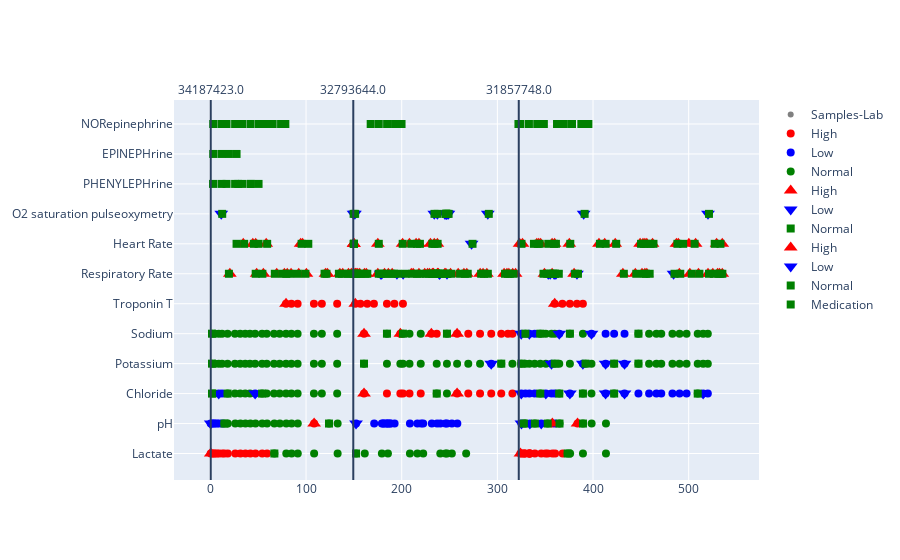

The cell this chart's notebook holds for it:
### Code cell
# plot the data
fig = go.Figure()
df_con = df_con.sort_values(by=['time_grid_abs','itemid'])



my_list= [
      # labs
          
          # samples -> gray
          {'type':'lab', 'col':'type', 'val':['lab'], 'sym':'circle', 'size':6, 'color':'gray', 'name':'Samples-Lab', 'showlegend':True}, 

          # samples -> normality 
          {'type':'lab', 'col':'mask', 'val':['H'], 'sym':'circle', 'size':8, 'color':'red', 'name':'High', 'showlegend':True},
          {'type':'lab', 'col':'mask', 'val':['L'], 'sym':'circle', 'size':8, 'color':'blue', 'name':'Low', 'showlegend':True},
          {'type':'lab', 'col':'mask', 'val':['N'], 'sym':'circle', 'size':8, 'color':'green', 'name':'Normal', 'showlegend':True},   

          # events -> normality 
          {'type':'lab', 'col':'change', 'val':['NH','FH'], 'sym':'triangle-up', 'size':12, 'color':'red', 'name':'High', 'showlegend':True},
          {'type':'lab', 'col':'change', 'val':['NL','FL'], 'sym':'triangle-down', 'size':12, 'color':'blue', 'name':'Low', 'showlegend':True},
          {'type':'lab', 'col':'change', 'val':['LN','HN','FN'], 'sym':'square', 'size':8, 'color':'green', 'name':'Normal', 'showlegend':True},   

          
    
      # vitals
            {'type':'vital', 'col':'change', 'val':['NH','FH'], 'sym':'triangle-up', 'size':12, 'color':'red', 'name':'High', 'showlegend':True},
            {'type':'vital', 'col':'change', 'val':['NL','FL'], 'sym':'triangle-down', 'size':12, 'color':'blue', 'name':'Low', 'showlegend':True},
            {'type':'vital', 'col':'change', 'val':['LN','HN','FN'], 'sym':'square', 'size':8, 'color':'green', 'name':'Normal', 'showlegend':True},   
      # meds
          {'type':'med', 'col':'type', 'val':['med'], 'sym':'square', 'size':8, 'color':'green', 'name':'Medication', 'showlegend':True},

           

            
            
            ]
print('# of icu stays: ',len(splits))

for subset in my_list:
  marker=dict(symbol=subset['sym'], size=subset['size'], color=subset['color'])

  q= (df_con.type==subset['type']) & (df_con[subset['col']].isin(subset['val']))
  df_temp = df_con[q]
  fig = fig.add_trace(go.Scatter(x = df_temp["time_grid_abs"],
                                  y = df_temp["label"], mode = 'markers', marker = marker,
                                  name = subset['name'],
                                  showlegend = subset['showlegend']))
  print("avg # of events for ",subset['type'],subset['val'],len(df_temp)/len(splits))



    
for index, row in splits.iterrows():
    # print(row['time_grid_abs'])
    # print(row.tid)
    _ = fig.add_vline(x=row['time_grid_abs'], annotation_text = row['tid'], annotation_position="top",)


from plotly.graph_objs import Layout

layout = Layout(
    paper_bgcolor='rgba(0,0,0,0)',
    plot_bgcolor='rgba(0,0,0,0)'
)


# fig.update_layout({'paper_bgcolor' : 'rgba(0,0,0,0)','plot_bgcolor' : 'rgba(0,0,0,0)'})

fig.show()
fig.write_html(ADD_DATA+'temp.html')

### Figure 1 — Plotly figure (JSON) as saved in the notebook; plotly's stock layout.template omitted (floating-point values rounded to 4 significant figures; data arrays with more than 128 entries replaced by an {"elided": "..."} marker saying what was removed)
{"data": [{"marker": {"color": "gray", "size": 6, "symbol": "circle"}, "mode": "markers", "name": "Samples-Lab", "showlegend": true, "type": "scatter", "x": {"elided": "312 float values"}, "y": {"elided": "312 str values"}}, {"marker": {"color": "red", "size": 8, "symbol": "circle"}, "mode": "markers", "name": "High", "showlegend": true, "type": "scatter", "x": [0.3575, 1.741, 3.408, 4.657, 6.824, 8.991, 12.36, 14.69, 18.21, 25.99, 31.39, 36.64, 41.77, 47.17, 54.16, 59.22, 79.06, 84.66, 91.17, 108.2, 108.4, 116.5, 132.5, 151.5, 156.9, 160.6, 160.6, 164.0, 171.0, 184.6, 184.6, 192.3, 198.6, 198.6, 201.3, 201.3, 208.2, 219.9, 231.0, 236.6, 257.9, 257.9, 269.6, 269.6, 281.9, 281.9, 293.6, 293.6, 304.1, 304.1, 311.1, 315.7, 315.7, 324.2, 325.2, 327.7, 327.9, 329.4, 333.2, 333.3, 334.0, 334.1, 339.2, 345.9, 350.2, 352.6, 357.5, 357.5, 360.0, 360.4, 368.0, 368.2, 375.8, 383.2, 383.9, 389.4], "y": ["Lactate", "Lactate", "Lactate", "Lactate", "Lactate", "Lactate", "Lactate", "Lactate", "Lactate", "Lactate", "Lactate", "Lactate", "Lactate", "Lactate", "Lactate", "Lactate", "Troponin T", "Troponin T", "Troponin T", "Troponin T", "pH", "Troponin T", "Troponin T", "Troponin T", "Troponin T", "Chloride", "Sodium", "Troponin T", "Troponin T", "Chloride", "Troponin T", "Troponin T", "Chloride", "Sodium", "Chloride", "Troponin T", "Chloride", "Chloride", "Sodium", "Sodium", "Chloride", "Sodium", "Chloride", "Sodium", "Chloride", "Sodium", "Chloride", "Sodium", "Chloride", "Sodium", "Sodium", "Chloride", "Sodium", "Lactate", "Lactate", "Lactate", "Lactate", "Lactate", "Lactate", "Lactate", "Lactate", "Lactate", "Lactate", "Lactate", "Lactate", "Lactate", "Lactate", "pH", "Troponin T", "Lactate", "Troponin T", "Lactate", "Troponin T", "Troponin T", "pH", "Troponin T"]}, {"marker": {"color": "blue", "size": 8, "symbol": "circle"}, "mode": "markers", "name": "Low", "showlegend": true, "type": "scatter", "x": [0.3575, 1.741, 3.408, 4.657, 6.824, 8.724, 8.991, 12.14, 12.36, 46.77, 152.3, 171.2, 179.3, 180.5, 181.6, 183.7, 185.2, 185.6, 187.8, 188.5, 192.6, 208.6, 216.4, 220.3, 222.5, 231.5, 236.9, 240.3, 245.7, 247.4, 252.4, 258.2, 293.6, 325.0, 325.0, 325.2, 329.3, 333.5, 333.5, 334.0, 339.0, 339.0, 345.9, 350.7, 356.6, 356.6, 360.0, 360.4, 364.7, 375.8, 389.4, 398.4, 413.2, 413.2, 413.2, 422.1, 433.0, 433.0, 433.0, 447.5, 458.6, 466.3, 471.4, 483.1, 490.5, 497.8, 515.1, 520.0], "y": ["pH", "pH", "pH", "pH", "pH", "Chloride", "pH", "Chloride", "pH", "Chloride", "pH", "pH", "pH", "pH", "pH", "pH", "pH", "pH", "pH", "pH", "pH", "pH", "pH", "pH", "pH", "pH", "pH", "pH", "pH", "pH", "pH", "pH", "Potassium", "Chloride", "Sodium", "pH", "Chloride", "Chloride", "Sodium", "pH", "Chloride", "Sodium", "pH", "Chloride", "Chloride", "Potassium", "Chloride", "pH", "Sodium", "Chloride", "Potassium", "Sodium", "Chloride", "Potassium", "Sodium", "Sodium", "Chloride", "Potassium", "Sodium", "Chloride", "Chloride", "Chloride", "Chloride", "Chloride", "Chloride", "Chloride", "Chloride", "Chloride"]}, {"marker": {"color": "green", "size": 8, "symbol": "circle"}, "mode": "markers", "name": "Normal", "showlegend": true, "type": "scatter", "x": {"elided": "168 float values"}, "y": {"elided": "168 str values"}}, {"marker": {"color": "red", "size": 12, "symbol": "triangle-up"}, "mode": "markers", "name": "High", "showlegend": true, "type": "scatter", "x": [0.3575, 79.06, 108.4, 151.5, 160.6, 160.6, 198.6, 231.0, 257.9, 257.9, 324.2, 357.5, 360.0, 383.9], "y": ["Lactate", "Troponin T", "pH", "Troponin T", "Chloride", "Sodium", "Sodium", "Sodium", "Chloride", "Sodium", "Lactate", "pH", "Troponin T", "pH"]}, {"marker": {"color": "blue", "size": 12, "symbol": "triangle-down"}, "mode": "markers", "name": "Low", "showlegend": true, "type": "scatter", "x": [0.3575, 8.724, 46.77, 152.3, 293.6, 325.0, 325.0, 325.2, 333.5, 334.0, 345.9, 350.7, 356.6, 364.7, 375.8, 389.4, 398.4, 413.2, 413.2, 433.0, 433.0, 515.1], "y": ["pH", "Chloride", "Chloride", "pH", "Potassium", "Chloride", "Sodium", "pH", "Sodium", "pH", "pH", "Chloride", "Potassium", "Sodium", "Chloride", "Potassium", "Sodium", "Chloride", "Potassium", "Chloride", "Potassium", "Chloride"]}, {"marker": {"color": "green", "size": 8, "symbol": "square"}, "mode": "markers", "name": "Normal", "showlegend": true, "type": "scatter", "x": [1.641, 1.641, 1.641, 14.69, 17.96, 54.01, 66.86, 124.0, 152.3, 160.6, 184.6, 201.3, 236.6, 247.3, 304.1, 325.0, 327.7, 329.3, 339.2, 344.9, 344.9, 352.6, 360.0, 364.7, 365.0, 373.5, 375.8, 389.4, 389.5, 392.2, 422.1, 422.1, 447.5, 447.5, 509.5], "y": ["Chloride", "Potassium", "Sodium", "pH", "Chloride", "Chloride", "Lactate", "pH", "Lactate", "Potassium", "Sodium", "Sodium", "Chloride", "Sodium", "Potassium", "Potassium", "pH", "Sodium", "pH", "Chloride", "Sodium", "pH", "Potassium", "Chloride", "pH", "Lactate", "Sodium", "Chloride", "pH", "Potassium", "Chloride", "Potassium", "Potassium", "Sodium", "Chloride"]}, {"marker": {"color": "red", "size": 12, "symbol": "triangle-up"}, "mode": "markers", "name": "High", "showlegend": true, "type": "scatter", "x": [20.34, 34.34, 44.34, 47.34, 48.34, 55.34, 58.34, 69.34, 77.34, 80.34, 84.34, 92.34, 94.34, 96.34, 100.3, 120.3, 122.3, 135.3, 138.3, 144.3, 147.3, 149.7, 149.7, 149.9, 150.0, 150.0, 151.8, 152.3, 154.0, 156.0, 161.0, 163.0, 175.0, 175.0, 182.0, 186.0, 190.0, 201.0, 208.0, 210.0, 212.0, 215.0, 218.0, 218.0, 224.0, 227.0, 229.0, 230.0, 232.0, 232.8, 233.3, 234.0, 237.3, 237.3, 237.8, 238.3, 245.0, 246.2, 251.0, 259.0, 265.0, 268.0, 282.0, 285.0, 289.0, 307.0, 310.0, 312.0, 316.0, 319.0, 323.2, 326.2, 341.2, 343.2, 345.2, 349.2, 357.2, 357.2, 359.8, 375.2, 380.2, 406.2, 412.2, 423.2, 431.2, 444.2, 449.2, 451.2, 452.2, 454.2, 454.2, 456.2, 456.2, 462.2, 487.2, 489.2, 490.2, 500.2, 501.2, 507.2, 510.2, 520.2, 525.2, 529.2, 530.2, 532.2, 535.1, 535.1], "y": ["Respiratory Rate", "Heart Rate", "Heart Rate", "Heart Rate", "Respiratory Rate", "Respiratory Rate", "Heart Rate", "Respiratory Rate", "Respiratory Rate", "Respiratory Rate", "Respiratory Rate", "Respiratory Rate", "Heart Rate", "Heart Rate", "Respiratory Rate", "Respiratory Rate", "Respiratory Rate", "Respiratory Rate", "Respiratory Rate", "Respiratory Rate", "Respiratory Rate", "Heart Rate", "Respiratory Rate", "Heart Rate", "Heart Rate", "Respiratory Rate", "Respiratory Rate", "Respiratory Rate", "Respiratory Rate", "Respiratory Rate", "Respiratory Rate", "Respiratory Rate", "Heart Rate", "Respiratory Rate", "Respiratory Rate", "Respiratory Rate", "Respiratory Rate", "Heart Rate", "Heart Rate", "Respiratory Rate", "Respiratory Rate", "Heart Rate", "Heart Rate", "Respiratory Rate", "Respiratory Rate", "Respiratory Rate", "Respiratory Rate", "Heart Rate", "Respiratory Rate", "Respiratory Rate", "Respiratory Rate", "Heart Rate", "Heart Rate", "Respiratory Rate", "Respiratory Rate", "Respiratory Rate", "Respiratory Rate", "Respiratory Rate", "Respiratory Rate", "Respiratory Rate", "Respiratory Rate", "Respiratory Rate", "Respiratory Rate", "Respiratory Rate", "Respiratory Rate", "Respiratory Rate", "Respiratory Rate", "Respiratory Rate", "Respiratory Rate", "Respiratory Rate", "Heart Rate", "Heart Rate", "Heart Rate", "Heart Rate", "Heart Rate", "Respiratory Rate", "Heart Rate", "Respiratory Rate", "Heart Rate", "Heart Rate", "Respiratory Rate", "Heart Rate", "Heart Rate", "Heart Rate", "Respiratory Rate", "Respiratory Rate", "Heart Rate", "Respiratory Rate", "Heart Rate", "Heart Rate", "Respiratory Rate", "Heart Rate", "Respiratory Rate", "Heart Rate", "Heart Rate", "Heart Rate", "Respiratory Rate", "Heart Rate", "Respiratory Rate", "Heart Rate", "Respiratory Rate", "Respiratory Rate", "Respiratory Rate", "Heart Rate", "Respiratory Rate", "Respiratory Rate", "Heart Rate", "Respiratory Rate"]}, {"marker": {"color": "blue", "size": 12, "symbol": "triangle-down"}, "mode": "markers", "name": "Low", "showlegend": true, "type": "scatter", "x": [11.34, 149.7, 151.0, 178.0, 179.0, 195.0, 201.5, 234.0, 237.3, 239.3, 239.8, 245.0, 246.2, 246.5, 246.7, 247.4, 247.5, 248.8, 273.0, 290.0, 353.2, 355.3, 359.2, 360.2, 361.2, 383.2, 390.2, 484.2, 520.2], "y": ["O2 saturation pulseoxymetry", "O2 saturation pulseoxymetry", "O2 saturation pulseoxymetry", "Respiratory Rate", "Respiratory Rate", "Respiratory Rate", "Respiratory Rate", "O2 saturation pulseoxymetry", "O2 saturation pulseoxymetry", "Respiratory Rate", "Respiratory Rate", "O2 saturation pulseoxymetry", "O2 saturation pulseoxymetry", "O2 saturation pulseoxymetry", "O2 saturation pulseoxymetry", "Respiratory Rate", "O2 saturation pulseoxymetry", "O2 saturation pulseoxymetry", "Heart Rate", "O2 saturation pulseoxymetry", "Respiratory Rate", "Respiratory Rate", "Respiratory Rate", "Respiratory Rate", "Respiratory Rate", "Respiratory Rate", "O2 saturation pulseoxymetry", "Respiratory Rate", "O2 saturation pulseoxymetry"]}, {"marker": {"color": "green", "size": 8, "symbol": "square"}, "mode": "markers", "name": "Normal", "showlegend": true, "type": "scatter", "x": {"elided": "137 float values"}, "y": {"elided": "137 str values"}}, {"marker": {"color": "green", "size": 8, "symbol": "square"}, "mode": "markers", "name": "Medication", "showlegend": true, "type": "scatter", "x": [2.741, 2.941, 2.941, 11.54, 11.54, 11.54, 16.86, 16.86, 19.34, 25.84, 25.84, 27.34, 29.12, 33.02, 33.02, 41.81, 41.81, 42.34, 50.34, 50.34, 56.61, 61.34, 65.11, 73.87, 78.34, 167.6, 176.0, 184.7, 193.0, 199.8, 322.0, 324.1, 333.0, 341.7, 348.6, 362.4, 362.6, 369.5, 378.0, 387.8, 394.2, 395.2], "y": ["PHENYLEPHrine", "EPINEPHrine", "NORepinephrine", "EPINEPHrine", "NORepinephrine", "PHENYLEPHrine", "NORepinephrine", "PHENYLEPHrine", "EPINEPHrine", "NORepinephrine", "PHENYLEPHrine", "EPINEPHrine", "PHENYLEPHrine", "NORepinephrine", "PHENYLEPHrine", "NORepinephrine", "PHENYLEPHrine", "PHENYLEPHrine", "NORepinephrine", "PHENYLEPHrine", "NORepinephrine", "NORepinephrine", "NORepinephrine", "NORepinephrine", "NORepinephrine", "NORepinephrine", "NORepinephrine", "NORepinephrine", "NORepinephrine", "NORepinephrine", "NORepinephrine", "NORepinephrine", "NORepinephrine", "NORepinephrine", "NORepinephrine", "NORepinephrine", "NORepinephrine", "NORepinephrine", "NORepinephrine", "NORepinephrine", "NORepinephrine", "NORepinephrine"]}], "layout": {"annotations": [{"showarrow": false, "text": "31857748.0", "x": 322.4, "xanchor": "center", "xref": "x", "y": 1, "yanchor": "bottom", "yref": "y domain"}, {"showarrow": false, "text": "32793644.0", "x": 149.4, "xanchor": "center", "xref": "x", "y": 1, "yanchor": "bottom", "yref": "y domain"}, {"showarrow": false, "text": "34187423.0", "x": 0.3575, "xanchor": "center", "xref": "x", "y": 1, "yanchor": "bottom", "yref": "y domain"}], "shapes": [{"type": "line", "x0": 322.4, "x1": 322.4, "xref": "x", "y0": 0, "y1": 1, "yref": "y domain"}, {"type": "line", "x0": 149.4, "x1": 149.4, "xref": "x", "y0": 0, "y1": 1, "yref": "y domain"}, {"type": "line", "x0": 0.3575, "x1": 0.3575, "xref": "x", "y0": 0, "y1": 1, "yref": "y domain"}]}}
